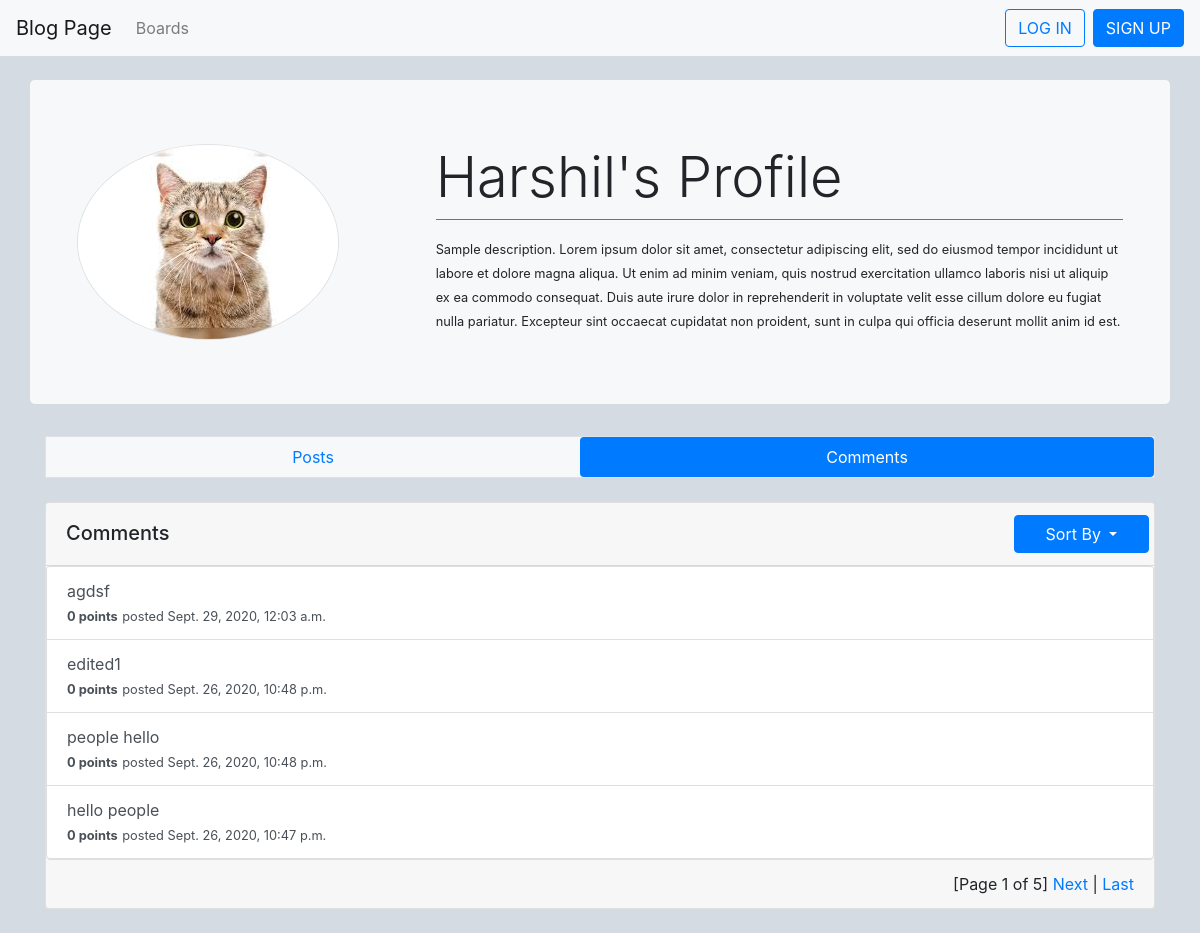
The app's page /profile/2/comments/, older data.
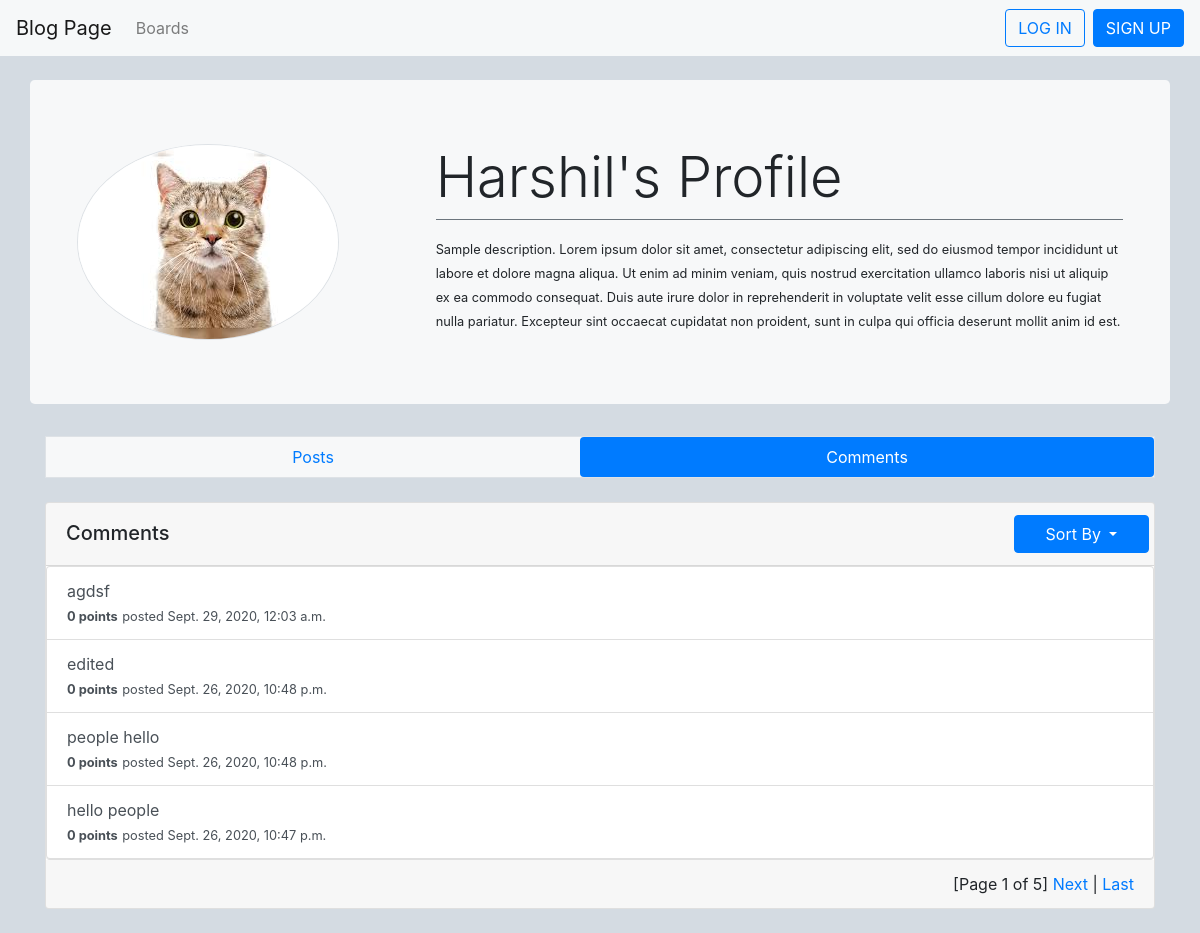
The same page, newer data.
### user/models.py (models this page shows, shortened)
class Profile(models.Model):
    user = models.OneToOneField(User, on_delete=models.CASCADE, related_name='profile')
    description = models.TextField("Profile Description", max_length=1000, default='Default User Profile Description.')
    picture = models.ImageField(default='profile_pics/default.jpg', upload_to='profile_pics')

### blog/models.py (models this page shows, shortened)
class Comment(models.Model):
    content = models.CharField("Comment", max_length=500)
    date_posted = models.DateTimeField(auto_now_add=True)
    date_edited = models.DateTimeField(null=True, blank=True )
    post = models.ForeignKey(Post, on_delete=models.CASCADE)
    author = models.ForeignKey(User, on_delete=models.CASCADE)
    likes = models.ManyToManyField(User, blank=True, related_name='comment_likes')
    dislikes = models.ManyToManyField(User, blank=True, related_name='comment_dislikes')
    def get_rating(self):
        return self.likes.count() - self.dislikes.count()

### user/views.py (the view)
# urls.py: path('profile/<int:pk>/comments/', profile_comments, name='profile-comments'),
def profile_comments(request, pk):
    profile_user = get_object_or_404(User, pk=pk)
    paginator = Paginator(profile_user.comment_set.all().order_by('-date_posted'), 4)
    page_number = request.GET.get('page')
    page_obj = paginator.get_page(page_number)
    context = {
        'profile_user': profile_user,
        'page_obj': page_obj
    }
    return render(request, 'blog/profile_comments.html', context)

### blog/templates/blog/profile_comments.html (shortened to what this page needs)
{% extends 'blog/profile_base.html' %}
{% block header %}
    <div class='jumbotron row mt-4'style="background-color: #f7f8f9;">
        <div class='col-4'>
            <img src="{{ profile_user.profile.picture.url }}" class='rounded-circle account-img border' alt="">
        </div>
        <div class='col-8'>
            <h3 class='display-4'>{{ profile_user.username }}'s Profile</h3>
            <div class='border-top border-secondary pt-3'>
                <small>{{ profile_user.profile.description }}</small>
            </div>
        </div>
    </div>
{% endblock header %}
{% block profile-navbar %}
    <nav class="nav nav-pills border nav-fill my-4" style="background-color: #f7f8f9;">
        <a class="nav-link" href="{% url 'view-profile' profile_user.pk %}">Posts</a>
        <a class="nav-link active" href="{% url 'profile-comments' profile_user.pk %}">Comments</a>
      </nav>
{% endblock profile-navbar %}
{% block content %}
    <div class='card my-4'>
        <div class='col card-header'>
            <span class='row'>
                <h5 class='col-10 mr-4 align-self-end'>Comments</h5>
                <button class="col ml-4 btn btn-primary dropdown-toggle" type="button" id="dropdownMenuButton" data-toggle="dropdown" aria-haspopup="true" aria-expanded="false">
                Sort By
                </button>
            </span>
        </div>
        <div class='list-group'>
            {% if profile_user.comment_set.all %}
                {% for comment in page_obj %}
                <a href="{% url 'post' comment.post.board.id comment.post.id %}" class='list-group-item list-group-item-action'>
                    <div>
                        {{ comment.content }}
                    </div>
                    <div>
                        {% if comment in user.comment_likes.all %}
                            <small><strong style="color: #F73009;">{{ comment.get_rating }} points</strong></small>
                        {% elif comment in user.comment_dislikes.all %}
                            <small><strong style="color: #8283F6;">{{ comment.get_rating }} points</strong> </small>
                        {% else %}
                            <small><strong>{{ comment.get_rating }} points</strong></small>
                        {% endif %}
                        <small>posted {{ comment.date_posted}}</small>
                    </div>
                </a>
                {% endfor %}
            {% else %}
                <p class='d-flex pt-2 justify-content-center'>No Comments</p>
            {% endif %}
        </div>
        {% if page_obj.paginator.num_pages > 1 %}
            <div class='card-footer d-flex justify-content-end'>
                <span class='step-links'>
                    <span class='current'>
                        [Page {{ page_obj.number }} of {{ page_obj.paginator.num_pages }}]
                    </span>
                    {% if page_obj.has_next %}
                        <a href="?page={{ page_obj.next_page_number }}">Next</a>
                        |
                        <a href="?page={{ page_obj.paginator.num_pages }}">Last</a>
                    {% endif %}
                </span>
            </div>
        {% endif %}
    </div>
{% endblock content %}

### blog/templates/blog/profile_base.html (shortened to what this page needs)
<!doctype html>
<html lang="en">
  <head>
    <link rel="stylesheet" href="https://stackpath.bootstrapcdn.com/bootstrap/4.5.2/css/bootstrap.min.css">
  </head>
  <body>
    <header class='site-header'>
        <nav class="navbar navbar-expand-lg navbar-light" style="background-color: #f6f8f9;">
            <a class="navbar-brand" href="{% url 'home' %}">Blog Page</a>
            <div class="collapse navbar-collapse" id="navbarNavDropdown">
              <div class='navbar-nav mr-auto'>
                <ul class="navbar-nav">
                  <li class="nav-item">
                    <a class="nav-link" href="{% url 'boards' %}">Boards</a>
                  </li>
                </ul>
              </div>
              <div class='navbar-nav'>
                <ul class='navbar-nav'>
                  {% if user.is_authenticated %}
                    <li class='nav-item dropdown'>
                      <a href="#" class='nav-link dropdown-toggle' id='navbarDropdownMenuLink' role='button' data-toggle='dropdown'>{{ user.username }}</a>
                      <div class='dropdown-menu'>
                        <a href="{% url 'user-subscriptions' %}" class='dropdown-item'>Subscriptions</a>
                        <a href="{% url 'view-profile' user.pk %}" class='dropdown-item'>Profile</a>
                      </div>
                    </li>
                     <li class='navbar-item'>
                      <a href="{% url 'logout' %}" class='btn btn-primary' role="button" style="color: white;">LOG OUT</a>
                    </li>
                  {% else %}
                    <li class='navbar-item'>
                      <a href="{% url 'login' %}" class='btn btn-outline-primary mx-2' role="button">LOG IN</a>
                    </li>
                    <li class='navbar-item'>
                      <a href="{% url 'register' %}" class='btn btn-primary' role="button" style="color: white;">SIGN UP</a>
                    </li>
                  {% endif %}
                </ul>
              </div>
            </div>
          </nav>
    </header>
    <div class='container'>
      {% block header %}
      {% endblock header%}
      {% block profile-navbar %}
      {% endblock profile-navbar %}
    </div>
    <main>
      <div class='container-md'>
          {% block content %}
          {% endblock content %}
      </div>
    </main>
  </body>
</html>

### blog/templates/blog/profile_base.html (style rules this page uses)
body { background-color: #d4dbe2; }

Row changes from the older to the newer data that the page shows:
changed Comment: content "edited1" → "edited"
